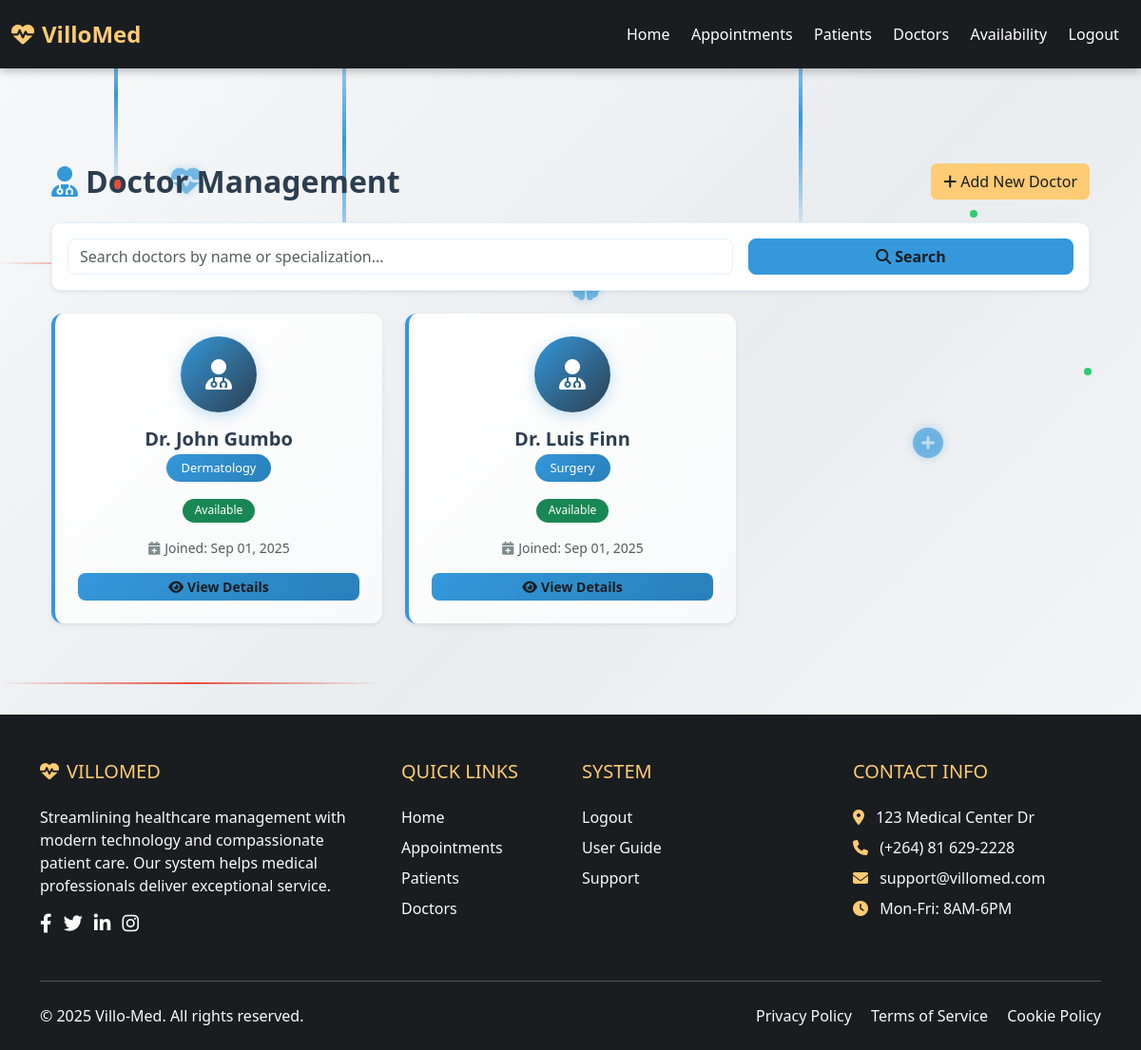
The app's page /doctors (signed in), older data.
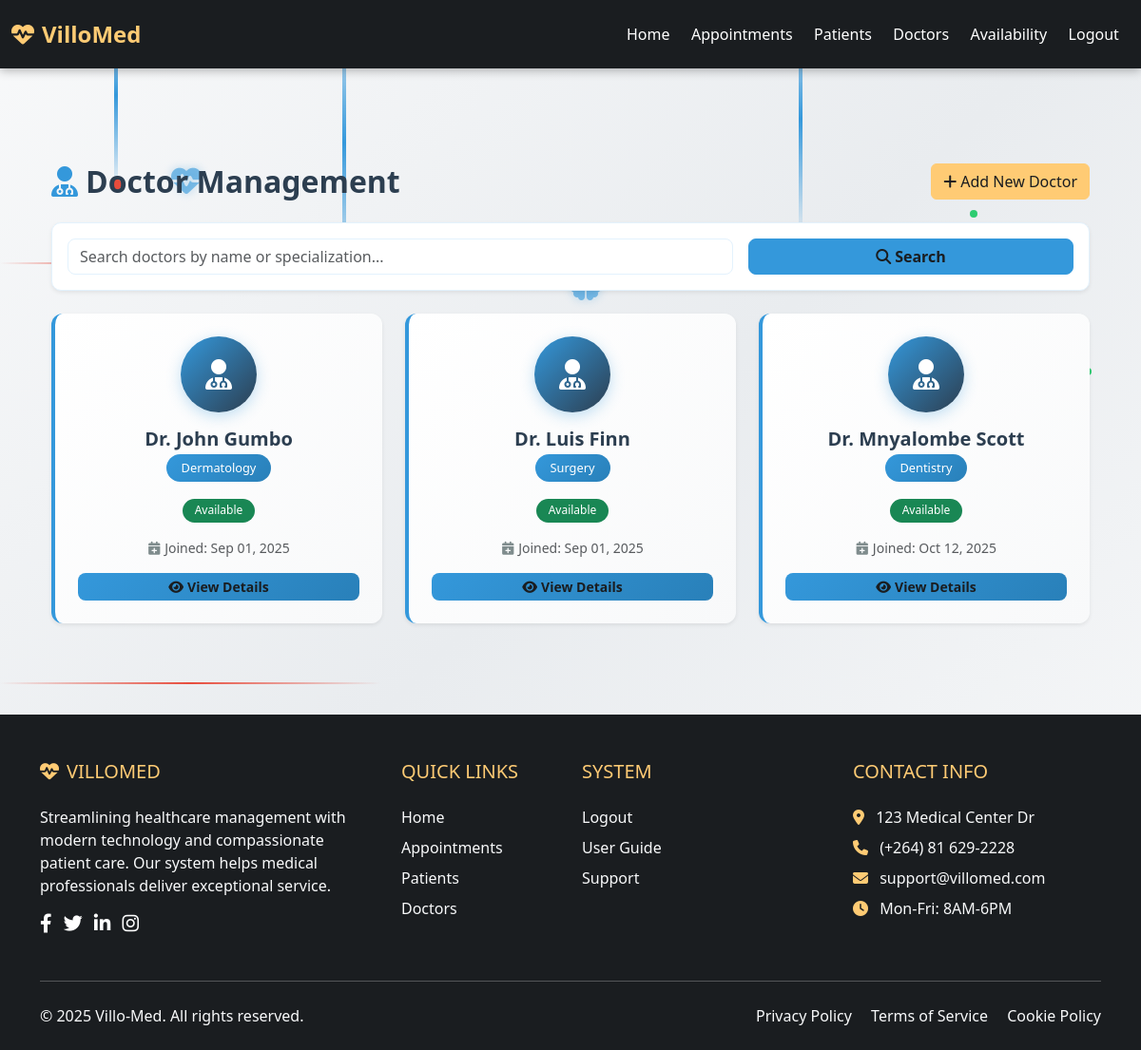
The same page, newer data.
### models.py (models this page shows)
class Doctor(db.Model):
    __tablename__ = 'doctor'
    id = db.Column(db.Integer, primary_key=True)
    first_name = db.Column(db.String(50), nullable=False)
    surname = db.Column(db.String(50), nullable=False)
    specialization = db.Column(db.String(50))
    date_created = db.Column(db.DateTime, default=datetime.utcnow)
    appointments = db.relationship('Appointment', back_populates='doctor')
    @property
    def name(self):
        return f"{self.first_name} {self.surname}"

### app.py (the view)
@app.route('/doctors')
@login_required
def doctors():
    from datetime import date
    search_query = request.args.get('search', '')
    if search_query:
        doctors = Doctor.query.filter(
            (Doctor.name.ilike(f'%{search_query}%')) |
            (Doctor.specialization.ilike(f'%{search_query}%'))
        ).all()
    else:
        doctors = Doctor.query.all()
    today_date = date.today()
    return render_template('doctors.html', doctors=doctors, search_query=search_query, today_date=today_date)

### app.py (called while the page is built)
@login_manager.user_loader
def load_user(user_id):
    return User.query.get(int(user_id))

### templates/doctors.html (shortened to what this page needs)
{% extends "base.html" %}
{% block content %}
<div class="container my-4">
    <div class="d-flex justify-content-between align-items-center mb-4">
        <h2 class="mb-0" style="color: #2c3e50; font-weight: 600;">
            <i class="fas fa-user-md me-2" style="color: #3498db;"></i>Doctor Management
        </h2>
        <button class="btn btn-primary" data-bs-toggle="modal" data-bs-target="#addDoctorModal">
            <i class="fas fa-plus me-1"></i>Add New Doctor
        </button>
    </div>
    <div class="card mb-4 shadow-sm" style="background: #ffffff; border: 1px solid #e3f2fd;">
        <div class="card-body">
            <form method="GET" action="{{ url_for('doctors') }}" class="row g-3">
                <div class="col-md-8">
                    <input type="text" class="form-control" name="search" placeholder="Search doctors by name or specialization..." value="{{ search_query }}" style="border-radius: 8px; border: 1px solid #e3f2fd;">
                </div>
                <div class="col-md-4">
                    <button type="submit" class="btn btn-primary w-100" style="border-radius: 8px; font-weight: 600; background: #3498db; border-color: #3498db;">
                        <i class="fas fa-search me-1"></i>Search
                    </button>
                </div>
            </form>
        </div>
    </div>
    <div class="row">
        {% for d in doctors %}
        <div class="col-md-6 col-lg-4 mb-4">
            <div class="card doctor-card shadow-sm h-100" style="border-radius: 12px; border: none; background: linear-gradient(135deg, #ffffff 0%, #f8f9fa 100%); border-left: 4px solid #3498db;">
                <div class="card-body text-center p-4">
                    <div class="avatar-placeholder mb-3 mx-auto" style="width: 80px; height: 80px; background: linear-gradient(135deg, #3498db, #2c3e50); border-radius: 50%; display: flex; align-items: center; justify-content: center; box-shadow: 0 4px 15px rgba(52, 152, 219, 0.3);">
                        <i class="fas fa-user-md fa-2x text-white"></i>
                    </div>
                    <h5 class="card-title mb-1" style="color: #2c3e50; font-weight: 700;">Dr. {{ d.name }}</h5>
                    <span class="badge mb-3" style="background: linear-gradient(135deg, #3498db, #2980b9); color: white; font-size: 0.8rem; padding: 0.5rem 1rem; border-radius: 20px;">{{ d.specialization }}</span>
                    <div class="mb-3">
                        <span class="badge {% if d.appointments %}bg-success{% else %}bg-secondary{% endif %}" style="font-size: 0.75rem; padding: 0.4rem 0.8rem; border-radius: 15px;">
                            {% if d.appointments %}Available{% else %}Not Available{% endif %}
                        </span>
                    </div>
                    <div class="small text-muted mb-3">
                        <div><i class="fas fa-calendar-plus me-1" style="color: #7f8c8d;"></i>Joined: {{ d.date_created.strftime('%b %d, %Y') if d.date_created else 'N/A' }}</div>
                    </div>
                    <div class="d-grid gap-2">
                        <button type="button" class="btn btn-primary btn-sm" data-bs-toggle="modal" data-bs-target="#viewDoctorModal{{ d.id }}" style="background: linear-gradient(135deg, #3498db, #2980b9); border: none; border-radius: 8px; font-weight: 600;">
                            <i class="fas fa-eye me-1"></i>View Details
                        </button>
                    </div>
                </div>
            </div>
        </div>
        {% endfor %}
    </div>
</div>
{% endblock %}

Row changes from the older to the newer data that the page shows:
added Doctor: name "Mnyalombe Scott", specialization "Dentistry", date_created "Oct 12, 2025"
